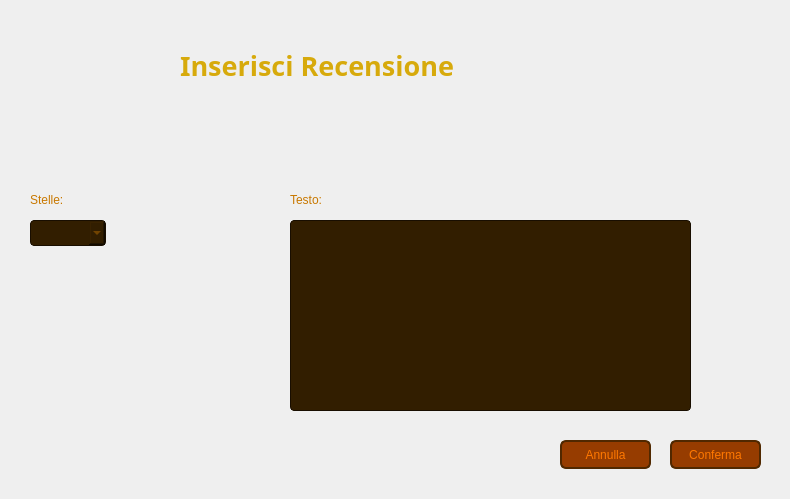
<?xml version="1.0" encoding="UTF-8"?>
<ui version="4.0">
 <class>VistaInserisciRecensioneCliente</class>
 <widget class="QWidget" name="VistaInserisciRecensioneCliente">
  <property name="geometry">
   <rect>
    <x>0</x>
    <y>0</y>
    <width>790</width>
    <height>499</height>
   </rect>
  </property>
  <property name="windowTitle">
   <string>Inserisci Recensione - CineMax</string>
  </property>
  <widget class="QLabel" name="Sfondo">
   <property name="geometry">
    <rect>
     <x>0</x>
     <y>0</y>
     <width>791</width>
     <height>501</height>
    </rect>
   </property>
   <property name="font">
    <font>
     <family>Segoe UI</family>
    </font>
   </property>
   <property name="styleSheet">
    <string notr="true">QLabel {
    background: qlineargradient(
        x1: 0, y1: 1,
        x2: 0, y2: 0,
		stop: 0 #211400,
        stop: 1 #7D4B00
    );
}</string>
   </property>
   <property name="text">
    <string/>
   </property>
  </widget>
  <widget class="QLabel" name="labelTitolo">
   <property name="geometry">
    <rect>
     <x>180</x>
     <y>30</y>
     <width>391</width>
     <height>71</height>
    </rect>
   </property>
   <property name="font">
    <font>
     <family>Segoe UI Variable</family>
     <pointsize>20</pointsize>
     <bold>true</bold>
    </font>
   </property>
   <property name="styleSheet">
    <string notr="true">QLabel {
    color: #D7AA0C;
}</string>
   </property>
   <property name="text">
    <string>Inserisci Recensione</string>
   </property>
   <property name="alignment">
    <set>Qt::AlignmentFlag::AlignLeading|Qt::AlignmentFlag::AlignLeft|Qt::AlignmentFlag::AlignVCenter</set>
   </property>
  </widget>
  <widget class="QLabel" name="labelTipo">
   <property name="geometry">
    <rect>
     <x>30</x>
     <y>190</y>
     <width>81</width>
     <height>20</height>
    </rect>
   </property>
   <property name="styleSheet">
    <string notr="true">QLabel {
    color: #C87800;
}</string>
   </property>
   <property name="text">
    <string>Stelle:</string>
   </property>
   <property name="alignment">
    <set>Qt::AlignmentFlag::AlignLeading|Qt::AlignmentFlag::AlignLeft|Qt::AlignmentFlag::AlignVCenter</set>
   </property>
  </widget>
  <widget class="QLabel" name="labelProfilo">
   <property name="geometry">
    <rect>
     <x>40</x>
     <y>40</y>
     <width>121</width>
     <height>121</height>
    </rect>
   </property>
   <property name="text">
    <string/>
   </property>
   <property name="pixmap">
    <pixmap>Viste/Immagini/RecensioneIconCliente.png</pixmap>
   </property>
   <property name="scaledContents">
    <bool>true</bool>
   </property>
  </widget>
  <widget class="QLabel" name="labelTesto">
   <property name="geometry">
    <rect>
     <x>290</x>
     <y>190</y>
     <width>81</width>
     <height>20</height>
    </rect>
   </property>
   <property name="styleSheet">
    <string notr="true">QLabel {
    color: #C87800;
}</string>
   </property>
   <property name="text">
    <string>Testo:</string>
   </property>
   <property name="alignment">
    <set>Qt::AlignmentFlag::AlignLeading|Qt::AlignmentFlag::AlignLeft|Qt::AlignmentFlag::AlignVCenter</set>
   </property>
  </widget>
  <widget class="QPushButton" name="pushButtonConferma">
   <property name="geometry">
    <rect>
     <x>670</x>
     <y>440</y>
     <width>91</width>
     <height>29</height>
    </rect>
   </property>
   <property name="styleSheet">
    <string notr="true">QPushButton {
    background-color: #963C00;
    color: #FF7800;
    border: 2px solid #502800;
    border-radius: 6px;
}

QPushButton:focus {
    outline: none;
}

QPushButton:hover {
    background-color: #C86400;
}
</string>
   </property>
   <property name="text">
    <string>Conferma</string>
   </property>
  </widget>
  <widget class="QPushButton" name="pushButtonAnnulla">
   <property name="geometry">
    <rect>
     <x>560</x>
     <y>440</y>
     <width>91</width>
     <height>29</height>
    </rect>
   </property>
   <property name="styleSheet">
    <string notr="true">QPushButton {
    background-color: #963C00;
    color: #FF7800;
    border: 2px solid #502800;
    border-radius: 6px;
}

QPushButton:focus {
    outline: none;
}

QPushButton:hover {
    background-color: #C86400;
}
</string>
   </property>
   <property name="text">
    <string>Annulla</string>
   </property>
  </widget>
  <widget class="QComboBox" name="comboBoxStelle">
   <property name="geometry">
    <rect>
     <x>30</x>
     <y>220</y>
     <width>76</width>
     <height>26</height>
    </rect>
   </property>
   <property name="styleSheet">
    <string notr="true">QComboBox {
    background-color: #321E00;
    color: #965A00;
    border: 1px solid #190E00;
    border-radius: 4px;
}

QComboBox QAbstractItemView {
    background-color: #321E00;
	color: #965A00;
    border: 1px solid #190E00;
	border-radius: 4px;
    selection-background-color: #C86400;
}

QComboBox QAbstractItemView::item:hover {
    background-color: #C86400;
}</string>
   </property>
  </widget>
  <widget class="QTextEdit" name="textEditTesto">
   <property name="geometry">
    <rect>
     <x>290</x>
     <y>220</y>
     <width>401</width>
     <height>191</height>
    </rect>
   </property>
   <property name="styleSheet">
    <string notr="true">QTextEdit {
    background-color: #321E00;
    color: #965A00;
    border: 1px solid #190E00;
    border-radius: 4px;
}

QTextEdit QScrollBar:vertical {
        background: #B46E00;
        border: 2px solid #190E00;
        border-radius: 4px;
        width: 21px;
        margin: 5px;
}

QTextEdit QScrollBar::handle:vertical {
	background: #965A00;
    min-height: 20px;
    border-radius: 4px;
}

QTextEdit QScrollBar::handle:vertical:hover {
     background: #C86400;
}

QTextEdit QScrollBar::add-line:vertical, QScrollBar::sub-line:vertical {
	background: none;
    border: none;
}</string>
   </property>
  </widget>
  <widget class="QLabel" name="labelErroreStelle">
   <property name="geometry">
    <rect>
     <x>30</x>
     <y>250</y>
     <width>141</width>
     <height>20</height>
    </rect>
   </property>
   <property name="styleSheet">
    <string notr="true">QLabel {
    color: #FFFF00;
}</string>
   </property>
   <property name="text">
    <string/>
   </property>
   <property name="scaledContents">
    <bool>false</bool>
   </property>
  </widget>
  <widget class="QLabel" name="labelErroreTesto">
   <property name="geometry">
    <rect>
     <x>290</x>
     <y>410</y>
     <width>191</width>
     <height>20</height>
    </rect>
   </property>
   <property name="styleSheet">
    <string notr="true">QLabel {
    color: #FFFF00;
}</string>
   </property>
   <property name="text">
    <string/>
   </property>
   <property name="scaledContents">
    <bool>false</bool>
   </property>
  </widget>
 </widget>
 <resources/>
 <connections/>
</ui>
